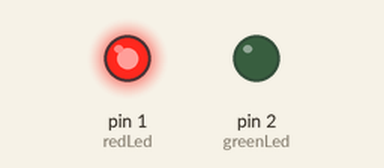
This sketch was run on a simulated Arduino Uno, built with avr-gcc and run on an emulated ATmega328P. Parts: output pins drawn as LEDs (lit = HIGH).

Above: at 0.1 s.
Timing chart, 0 to 1.6 s (numbered marks = the images above):
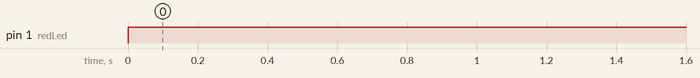

Measured:
- by itself, pin 1 (redLed): LOW → HIGH at 0.00 s

The sketch:

if_else.ino
```cpp
int redLed = 1, greenLed = 2;
int celsius = 21, nem = 40;

void setup() {
  // put your setup code here, to run once:
    pinMode(redLed, OUTPUT);
    pinMode(greenLed, OUTPUT);
}

void loop() {
    if (celsius <= 21 && nem > 50){
        digitalWrite(greenLed, HIGH);
        digitalWrite(redLed, LOW);
    }
    else{
        digitalWrite(greenLed, LOW);
        digitalWrite(redLed, HIGH);
    }
}
```
